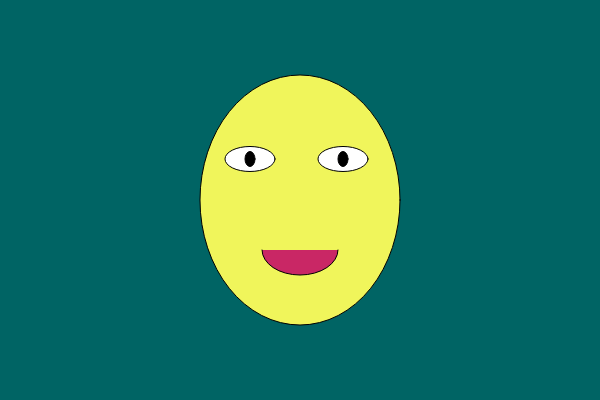
Frame 1 (no input)
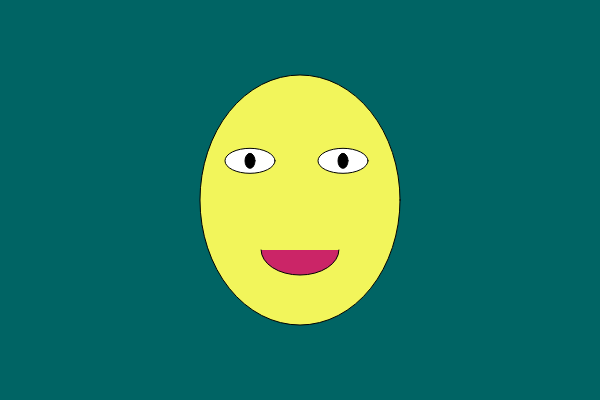
Frame 60 (no input)
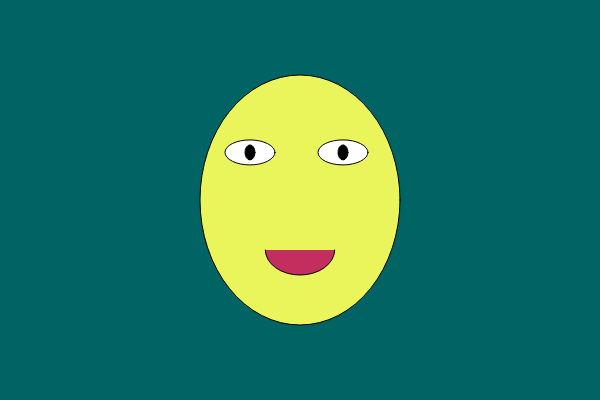
Frame 120 (the mouse pressed at the canvas centre since frame 60)

The p5.js sketch that drew these frames (run headless with seeded random() and noise() and a simulated clock; from frame 60 on, the mouse is pressed at the canvas centre):

// p5.js sketch
// ── sketch.js
function setup() {
  createCanvas(600, 400);
}

function draw() {
  let sinus=sin(frameCount*0.05)*20;
  let cosinus=cos(frameCount*0,05)*20;
  let sinuscolor=sin(frameCount*0,05)*20;
  //sinus és una variable, és un nom que conté numeros que varien,
  //es a dir una variable numèrica, on guardem números que provenen
  //de la funció sinus que genera números d'entre 1 i -1. 
  //Si els números entre -1 i 1 els multiplico entre 20 i -20, no seràn aleatoris, sinó que aniràn creixent i decreixent sense parar.
  //aquesta variable la puc sumar, multiplicar dividir o canviar en qualsevol parametre de les funcions seguents.
  background(0,100,100);//color fons
  //Fill fa referencaia als numeros dels colors es representen en html amb: RGB. El primer numero fa referencaia al vermell (R=Red), el segon numero a verd (G=Green), i el tercer color a blau (B=Blue).
  fill(239+sinus,245,91)//color cara
  ellipse(300,200,200,250);//cara
  //Per colocar figures, utilitzem cordenades (x,y) que ens donen la posició del centre de l'ellipse. El primer numero es la distància i el secon numero és l'alçada. El punt 0 de les cordenades és la cantonada esquerra d'adalt. El tercer numero és l'alçada de l'ellipse i el quart numero l'alcada de l'ellipse.
  fill(255,255,255)//color ull esquerra
  ellipse(250,158+sinus,50,25)//ull esquerra
  fill(255,255,255)//color ull dret
  ellipse(343,158+sinus,50,25)// ull dret
  fill(200+sinus,40-sinus,100+sinus)//color boca
  arc(300,250,75+sinus,50,0,PI)//boca
  fill(0,0,0)//color nineta
  ellipse(343,158+sinus,10,15)//nineta dreta
  fill(0,0,0)//color nineta esquerra
  ellipse(250,158+sinus,10,15)//nineta esquerra
  
}
